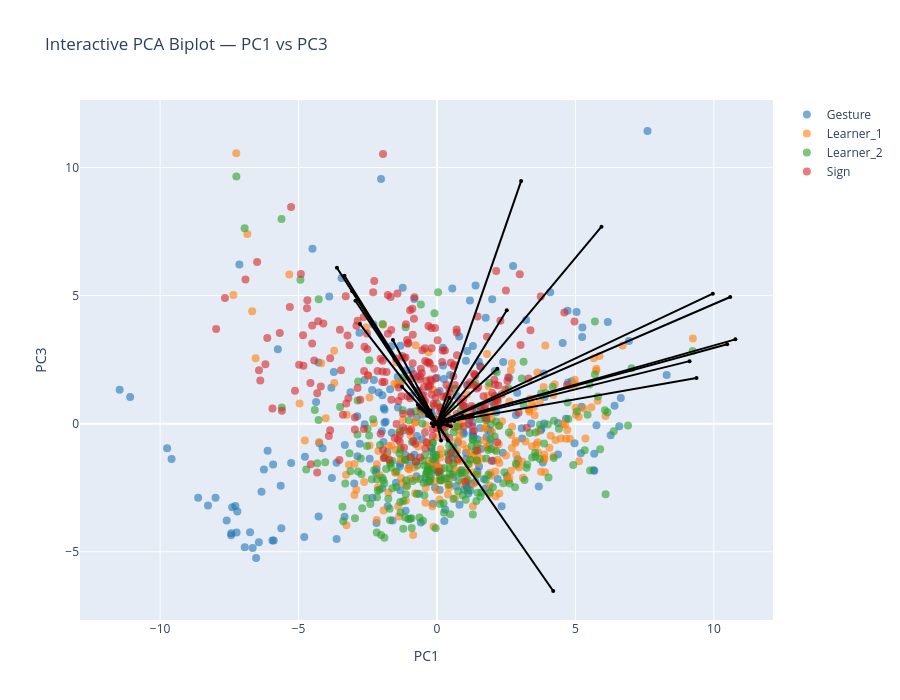

Notebook cell for this chart:
### Markdown cell above
### Biplot PC1-PC3

### Code cell
pcs_to_plot = [1, 3]  # PC1–PC2

sig_features_GS = (
    df_sig_vars_GS[
        (df_sig_vars_GS["sig_loading"]) &
        (df_sig_vars_GS["PC"].isin(pcs_to_plot))
    ]["feature"]
    .unique()
)

feature_names = df_clean.columns[:-1]
selected_vars = [feature_names.get_loc(f) for f in sig_features_GS if f in feature_names]

arrow_strength = (
    df_sig_vars_GS[df_sig_vars_GS["PC"].isin(pcs_to_plot)]
    .groupby("feature")["index_loading"]
    .mean()
    .to_dict()
)

interactive_PCA_biplot(
    score=x_new_GS, 
    coeff=loadings_GS, 
    labels=feature_names, 
    y=y, 
    selected_vars=selected_vars, 
    pc_x=pcs_to_plot[0], pc_y=pcs_to_plot[1],
    show_labels=False,
    le=le,
    arrow_strength=arrow_strength
)

# static plot
static_PCA_biplot(
    score=x_new_GS, 
    coeff=loadings_GS, 
    labels=feature_names, 
    y=y, 
    selected_vars=selected_vars, 
    pc_x=pcs_to_plot[0], pc_y=pcs_to_plot[1],
    show_labels=False,
    arrow_strength=arrow_strength,
    le=le,
    save_path=os.path.join(curfolder, "Plots", "PCA_GS_all_PC1_3_biplot.png")
)

### Figure 1 — Plotly figure (JSON) as saved in the notebook; plotly's stock layout.template omitted (floating-point values rounded to 4 significant figures; data arrays with more than 128 entries replaced by an {"elided": "..."} marker saying what was removed)
{"data": [{"hoverinfo": "text", "marker": {"color": "#1f77b4", "opacity": 0.6, "size": 8}, "mode": "markers", "name": "Gesture", "showlegend": true, "text": {"elided": "248 str values"}, "type": "scatter", "x": {"elided": "248 float values"}, "y": {"elided": "248 float values"}}, {"hoverinfo": "text", "marker": {"color": "#ff7f0e", "opacity": 0.6, "size": 8}, "mode": "markers", "name": "Learner_1", "showlegend": true, "text": {"elided": "244 str values"}, "type": "scatter", "x": {"elided": "244 float values"}, "y": {"elided": "244 float values"}}, {"hoverinfo": "text", "marker": {"color": "#2ca02c", "opacity": 0.6, "size": 8}, "mode": "markers", "name": "Learner_2", "showlegend": true, "text": {"elided": "240 str values"}, "type": "scatter", "x": {"elided": "240 float values"}, "y": {"elided": "240 float values"}}, {"hoverinfo": "text", "marker": {"color": "#d62728", "opacity": 0.6, "size": 8}, "mode": "markers", "name": "Sign", "showlegend": true, "text": {"elided": "239 str values"}, "type": "scatter", "x": {"elided": "239 float values"}, "y": {"elided": "239 float values"}}, {"hoverinfo": "text", "hovertext": "gross__magnitude__arm_speed_Gmean", "line": {"color": "black"}, "marker": {"size": 4}, "mode": "lines+markers", "showlegend": false, "textposition": "top center", "type": "scatter", "x": [0, 3.037], "y": [0, 9.47]}, {"hoverinfo": "text", "hovertext": "gross__variability__arm_speed_Gstd", "line": {"color": "black"}, "marker": {"size": 4}, "mode": "lines+markers", "showlegend": false, "textposition": "top center", "type": "scatter", "x": [0, 10.59], "y": [0, 4.942]}, {"hoverinfo": "text", "hovertext": "gross__magnitude__arm_speed_peak_mean", "line": {"color": "black"}, "marker": {"size": 4}, "mode": "lines+markers", "showlegend": false, "textposition": "top center", "type": "scatter", "x": [0, 9.96], "y": [0, 5.075]}, {"hoverinfo": "text", "hovertext": "gross__variability__arm_speed_peak_std", "line": {"color": "black"}, "marker": {"size": 4}, "mode": "lines+markers", "showlegend": false, "textposition": "top center", "type": "scatter", "x": [0, 0.3338], "y": [0, 0.08534]}, {"hoverinfo": "text", "hovertext": "gross__rhythm__arm_speed_peak_n", "line": {"color": "black"}, "marker": {"size": 4}, "mode": "lines+markers", "showlegend": false, "textposition": "top center", "type": "scatter", "x": [0, -1.264], "y": [0, 1.441]}, {"hoverinfo": "text", "hovertext": "gross__rhythm__arm_speed_peak_rate", "line": {"color": "black"}, "marker": {"size": 4}, "mode": "lines+markers", "showlegend": false, "textposition": "top center", "type": "scatter", "x": [0, -3.615], "y": [0, 6.088]}, {"hoverinfo": "text", "hovertext": "gross__rhythm__arm_speed_mod_depth", "line": {"color": "black"}, "marker": {"size": 4}, "mode": "lines+markers", "showlegend": false, "textposition": "top center", "type": "scatter", "x": [0, 9.371], "y": [0, 1.779]}, {"hoverinfo": "text", "hovertext": "gross__magnitude__arm_acc_Gmean", "line": {"color": "black"}, "marker": {"size": 4}, "mode": "lines+markers", "showlegend": false, "textposition": "top center", "type": "scatter", "x": [0, 5.94], "y": [0, 7.691]}, {"hoverinfo": "text", "hovertext": "gross__variability__arm_acc_Gstd", "line": {"color": "black"}, "marker": {"size": 4}, "mode": "lines+markers", "showlegend": false, "textposition": "top center", "type": "scatter", "x": [0, 10.48], "y": [0, 3.097]}, {"hoverinfo": "text", "hovertext": "gross__magnitude__arm_acc_peak_mean", "line": {"color": "black"}, "marker": {"size": 4}, "mode": "lines+markers", "showlegend": false, "textposition": "top center", "type": "scatter", "x": [0, 10.77], "y": [0, 3.29]}, {"hoverinfo": "text", "hovertext": "gross__variability__arm_acc_peak_std", "line": {"color": "black"}, "marker": {"size": 4}, "mode": "lines+markers", "showlegend": false, "textposition": "top center", "type": "scatter", "x": [0, 1.262], "y": [0, 0.3227]}, {"hoverinfo": "text", "hovertext": "gross__rhythm__arm_acc_peak_n", "line": {"color": "black"}, "marker": {"size": 4}, "mode": "lines+markers", "showlegend": false, "textposition": "top center", "type": "scatter", "x": [0, -0.6943], "y": [0, 0.7325]}, {"hoverinfo": "text", "hovertext": "gross__rhythm__arm_acc_peak_rate", "line": {"color": "black"}, "marker": {"size": 4}, "mode": "lines+markers", "showlegend": false, "textposition": "top center", "type": "scatter", "x": [0, -3.061], "y": [0, 5.169]}, {"hoverinfo": "text", "hovertext": "gross__rhythm__arm_acc_mod_depth", "line": {"color": "black"}, "marker": {"size": 4}, "mode": "lines+markers", "showlegend": false, "textposition": "top center", "type": "scatter", "x": [0, 9.119], "y": [0, 2.44]}, {"hoverinfo": "text", "hovertext": "gross__magnitude__arm_speed_integral", "line": {"color": "black"}, "marker": {"size": 4}, "mode": "lines+markers", "showlegend": false, "textposition": "top center", "type": "scatter", "x": [0, 2.519], "y": [0, 4.426]}, {"hoverinfo": "text", "hovertext": "gross__rhythm__arm_speed_sampen", "line": {"color": "black"}, "marker": {"size": 4}, "mode": "lines+markers", "showlegend": false, "textposition": "top center", "type": "scatter", "x": [0, -3.343], "y": [0, 5.773]}, {"hoverinfo": "text", "hovertext": "gross__smoothness__arm_intermittency", "line": {"color": "black"}, "marker": {"size": 4}, "mode": "lines+markers", "showlegend": false, "textposition": "top center", "type": "scatter", "x": [0, 0.3939], "y": [0, -0.6587]}, {"hoverinfo": "text", "hovertext": "gross__smoothness__arm_sparc", "line": {"color": "black"}, "marker": {"size": 4}, "mode": "lines+markers", "showlegend": false, "textposition": "top center", "type": "scatter", "x": [0, -0.6351], "y": [0, 0.6155]}, {"hoverinfo": "text", "hovertext": "gross__rhythm__band1_band_power_totalarm", "line": {"color": "black"}, "marker": {"size": 4}, "mode": "lines+markers", "showlegend": false, "textposition": "top center", "type": "scatter", "x": [0, 4.196], "y": [0, -6.534]}, {"hoverinfo": "text", "hovertext": "gross__rhythm__band1_centroid_totalarm", "line": {"color": "black"}, "marker": {"size": 4}, "mode": "lines+markers", "showlegend": false, "textposition": "top center", "type": "scatter", "x": [0, -1.594], "y": [0, 3.264]}, {"hoverinfo": "text", "hovertext": "gross__rhythm__band1_entropy_totalarm", "line": {"color": "black"}, "marker": {"size": 4}, "mode": "lines+markers", "showlegend": false, "textposition": "top center", "type": "scatter", "x": [0, -0.08002], "y": [0, 0.02079]}, {"hoverinfo": "text", "hovertext": "gross__rhythm__band2_band_power_totalarm", "line": {"color": "black"}, "marker": {"size": 4}, "mode": "lines+markers", "showlegend": false, "textposition": "top center", "type": "scatter", "x": [0, -2.947], "y": [0, 4.796]}, {"hoverinfo": "text", "hovertext": "gross__rhythm__band2_centroid_totalarm", "line": {"color": "black"}, "marker": {"size": 4}, "mode": "lines+markers", "showlegend": false, "textposition": "top center", "type": "scatter", "x": [0, -0.6467], "y": [0, 0.9738]}, {"hoverinfo": "text", "hovertext": "gross__rhythm__band2_entropy_totalarm", "line": {"color": "black"}, "marker": {"size": 4}, "mode": "lines+markers", "showlegend": false, "textposition": "top center", "type": "scatter", "x": [0, -0.3058], "y": [0, 0.4583]}, {"hoverinfo": "text", "hovertext": "gross__rhythm__band3_band_power_totalarm", "line": {"color": "black"}, "marker": {"size": 4}, "mode": "lines+markers", "showlegend": false, "textposition": "top center", "type": "scatter", "x": [0, -2.784], "y": [0, 3.888]}, {"hoverinfo": "text", "hovertext": "gross__rhythm__band3_centroid_totalarm", "line": {"color": "black"}, "marker": {"size": 4}, "mode": "lines+markers", "showlegend": false, "textposition": "top center", "type": "scatter", "x": [0, -0.3547], "y": [0, 0.3046]}, {"hoverinfo": "text", "hovertext": "gross__rhythm__band3_entropy_totalarm", "line": {"color": "black"}, "marker": {"size": 4}, "mode": "lines+markers", "showlegend": false, "textposition": "top center", "type": "scatter", "x": [0, -0.2744], "y": [0, 0.2795]}, {"hoverinfo": "text", "hovertext": "gross__magnitude__bbmv_arms_total", "line": {"color": "black"}, "marker": {"size": 4}, "mode": "lines+markers", "showlegend": false, "textposition": "top center", "type": "scatter", "x": [0, 2.18], "y": [0, 2.14]}, {"hoverinfo": "text", "hovertext": "gross__coordination__arm_coupling", "line": {"color": "black"}, "marker": {"size": 4}, "mode": "lines+markers", "showlegend": false, "textposition": "top center", "type": "scatter", "x": [0, 0.3082], "y": [0, 0.1619]}, {"hoverinfo": "text", "hovertext": "gross__proxdist__proximalization_index", "line": {"color": "black"}, "marker": {"size": 4}, "mode": "lines+markers", "showlegend": false, "textposition": "top center", "type": "scatter", "x": [0, -0.1371], "y": [0, -0.08942]}, {"hoverinfo": "text", "hovertext": "fine__handshape__fingertip_spread_mean", "line": {"color": "black"}, "marker": {"size": 4}, "mode": "lines+markers", "showlegend": false, "textposition": "top center", "type": "scatter", "x": [0, 0.1895], "y": [0, 0.1386]}, {"hoverinfo": "text", "hovertext": "fine__variability__fingertip_spread_std", "line": {"color": "black"}, "marker": {"size": 4}, "mode": "lines+markers", "showlegend": false, "textposition": "top center", "type": "scatter", "x": [0, 0.08739], "y": [0, 0.01717]}, {"hoverinfo": "text", "hovertext": "fine__handshape__thumb_index_mean", "line": {"color": "black"}, "marker": {"size": 4}, "mode": "lines+markers", "showlegend": false, "textposition": "top center", "type": "scatter", "x": [0, 0.103], "y": [0, 0.04385]}, {"hoverinfo": "text", "hovertext": "fine__variability__thumb_index_std", "line": {"color": "black"}, "marker": {"size": 4}, "mode": "lines+markers", "showlegend": false, "textposition": "top center", "type": "scatter", "x": [0, 0.6194], "y": [0, 0.1008]}, {"hoverinfo": "text", "hovertext": "fine__handshape__mcp_tip_mean", "line": {"color": "black"}, "marker": {"size": 4}, "mode": "lines+markers", "showlegend": false, "textposition": "top center", "type": "scatter", "x": [0, 0.174], "y": [0, -0.03778]}, {"hoverinfo": "text", "hovertext": "fine__variability__mcp_tip_std", "line": {"color": "black"}, "marker": {"size": 4}, "mode": "lines+markers", "showlegend": false, "textposition": "top center", "type": "scatter", "x": [0, 0.1177], "y": [0, -0.09076]}, {"hoverinfo": "text", "hovertext": "fine__variability__thumb_opposition_std", "line": {"color": "black"}, "marker": {"size": 4}, "mode": "lines+markers", "showlegend": false, "textposition": "top center", "type": "scatter", "x": [0, 0.7344], "y": [0, 0.1757]}, {"hoverinfo": "text", "hovertext": "fine__handshape__handshape_size_mean", "line": {"color": "black"}, "marker": {"size": 4}, "mode": "lines+markers", "showlegend": false, "textposition": "top center", "type": "scatter", "x": [0, 0.3797], "y": [0, -0.05399]}, {"hoverinfo": "text", "hovertext": "fine__variability__handshape_size_std", "line": {"color": "black"}, "marker": {"size": 4}, "mode": "lines+markers", "showlegend": false, "textposition": "top center", "type": "scatter", "x": [0, 0.4979], "y": [0, -0.1009]}, {"hoverinfo": "text", "hovertext": "fine__variability__handshape_variability", "line": {"color": "black"}, "marker": {"size": 4}, "mode": "lines+markers", "showlegend": false, "textposition": "top center", "type": "scatter", "x": [0, 0.9221], "y": [0, 0.294]}, {"hoverinfo": "text", "hovertext": "fine__magnitude__flexion_speed_mean", "line": {"color": "black"}, "marker": {"size": 4}, "mode": "lines+markers", "showlegend": false, "textposition": "top center", "type": "scatter", "x": [0, 0.4494], "y": [0, 1.01]}, {"hoverinfo": "text", "hovertext": "fine__variability__flexion_speed_std", "line": {"color": "black"}, "marker": {"size": 4}, "mode": "lines+markers", "showlegend": false, "textposition": "top center", "type": "scatter", "x": [0, 0.1912], "y": [0, 0.3119]}, {"hoverinfo": "text", "hovertext": "fine__coordination__finger_independence", "line": {"color": "black"}, "marker": {"size": 4}, "mode": "lines+markers", "showlegend": false, "textposition": "top center", "type": "scatter", "x": [0, -0.1924], "y": [0, 0.01896]}, {"hoverinfo": "text", "hovertext": "fine__variability__flexion_entropy", "line": {"color": "black"}, "marker": {"size": 4}, "mode": "lines+markers", "showlegend": false, "textposition": "top center", "type": "scatter", "x": [0, -0.2342], "y": [0, 0.5]}, {"hoverinfo": "text", "hovertext": "fine__smoothness__flexion_intermittency", "line": {"color": "black"}, "marker": {"size": 4}, "mode": "lines+markers", "showlegend": false, "textposition": "top center", "type": "scatter", "x": [0, 0.1464], "y": [0, -0.66]}], "layout": {"height": 700, "hovermode": "closest", "title": {"text": "Interactive PCA Biplot — PC1 vs PC3"}, "width": 900, "xaxis": {"title": {"text": "PC1"}}, "yaxis": {"title": {"text": "PC3"}}}}
